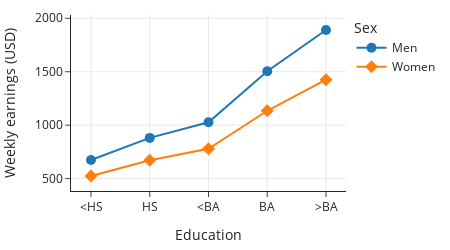

Notebook code cell kept with this figure:
### Markdown cell above
This plot is much better; we can more easily compare the earnings of men and women for each level of education.
However, we can make this difference even clearer using vertical alignment.
Instead of bars, we use dots for groups of men and women that align vertically at each education level:

### Code cell
fig = px.line(earn, x='educ', y='income', symbol='gender',
              color='gender', labels=labels, width=450, height=250)
fig.update_traces(marker_size=10)

### Figure 1 — Plotly figure (JSON) as saved in the notebook; plotly's stock layout.template omitted (floating-point values rounded to 4 significant figures)
{"data": [{"hovertemplate": "Sex=Men<br>Education=%{x}<br>Weekly earnings (USD)=%{y}<extra></extra>", "legendgroup": "Men", "line": {"color": "#1F77B4", "dash": "solid"}, "marker": {"size": 10, "symbol": "circle"}, "mode": "markers+lines", "name": "Men", "orientation": "v", "showlegend": true, "type": "scatter", "x": ["<HS", "HS", "<BA", "BA", ">BA"], "xaxis": "x", "y": [674, 881, 1027, 1505, 1890], "yaxis": "y"}, {"hovertemplate": "Sex=Women<br>Education=%{x}<br>Weekly earnings (USD)=%{y}<extra></extra>", "legendgroup": "Women", "line": {"color": "#FF7F0E", "dash": "solid"}, "marker": {"size": 10, "symbol": "diamond"}, "mode": "markers+lines", "name": "Women", "orientation": "v", "showlegend": true, "type": "scatter", "x": ["<HS", "HS", "<BA", "BA", ">BA"], "xaxis": "x", "y": [525, 671, 779, 1135, 1426], "yaxis": "y"}], "layout": {"height": 250, "legend": {"title": {"text": "Sex"}, "tracegroupgap": 0}, "width": 450, "xaxis": {"anchor": "y", "autorange": true, "domain": [0, 1], "range": [-0.3404, 4.34], "title": {"text": "Education"}, "type": "category"}, "yaxis": {"anchor": "x", "autorange": true, "domain": [0, 1], "range": [384.2, 2031.0], "title": {"text": "Weekly earnings (USD)"}, "type": "linear"}}}
